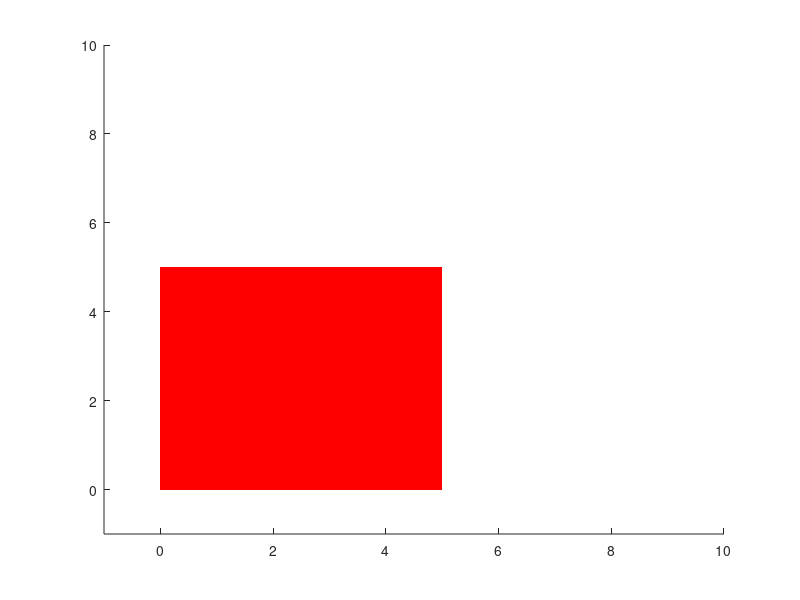

Reproduce this figure in MATLAB. (Note: this script raises an error after producing the figure.)
%% ME3050 - Dynamics, Modeling, and Control
% Tristan Hill - 09/10/2015
% 1DOF lumped parameter model (mass+damper w/ init vel) 
%%
% using the...
% TIMER CALLBACK CODE - MATLAB CENTRAL
% Sachitha Obeysekara:
%%

clear all
close all
clc

i=1;
t=0;
dt=.05;
tmax=10;

%define the model parameters
m=10;    %mass of mass (kg)
c=2;   %damping coefficient (N/m/s)

%initial conditions
x0=0;
v0=3;
x=x0;

B=v0*m/c;


% prepare the plot
 axes('xlim',[-1,10],'ylim',[-1,10]);
 
%  lh=line(t,y0,...
%         'userdata',0,...
%         'marker','.',...
%         'color','red',...
%         'markersize',5,...
%         'linestyle','none');
    
  px=[0 5 5 0];
  py=[0 0 5 5];
  pp=patch(px,py,'red',...
        'userdata',0,...
        'marker','.',...
        'markersize',5,...
        'linestyle','none');
    
  
 shg;   
% prepare a simple timer update function
 tfun=[
        't=[t t(i)+dt];'...  
        'x=[x B*exp(-c/m*t(i))];'...
        'px=[0 5 5 0]+x(i);'....
        'set(pp,''xdata'',px);'...
        'set(pp,''ydata'',py);'...
        't(i)=t(i)+dt;'...
        'i=i+1;'...
 ];
% create the timer
 th=timer;
 set(th,...
    'timerfcn',tfun,...
    'period',dt,...
    'executionmode','fixedrate');
% ...and start it




start(th);

input('Press Enter to Stop')
stop(th);
delete(th);

figure(2)
for j=1:length(t)
    
    xp(i)=B*exp(-c/m*t(j));
    
end
plot(t,xp)
